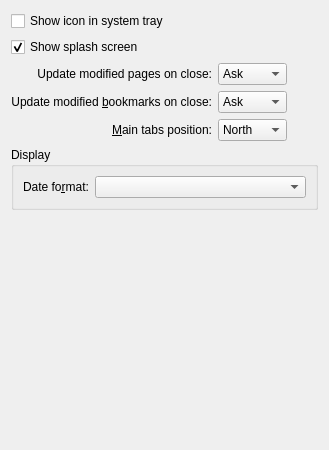
<?xml version="1.0" encoding="UTF-8"?>
<ui version="4.0">
 <author>
SPDX-FileCopyrightText: 2024 S. MANKOWSKI stephane@mankowski.fr
SPDX-FileCopyrightText: 2024 G. DE BURE support@mankowski.fr
SPDX-License-Identifier: GPL-3.0-or-later
 </author>      
 <class>skgmainpanel_pref</class>
 <widget class="QWidget" name="skgmainpanel_pref">
  <property name="geometry">
   <rect>
    <x>0</x>
    <y>0</y>
    <width>329</width>
    <height>450</height>
   </rect>
  </property>
  <property name="minimumSize">
   <size>
    <width>0</width>
    <height>450</height>
   </size>
  </property>
  <layout class="QVBoxLayout" name="verticalLayout">
   <item>
    <widget class="QCheckBox" name="kcfg_icon_in_system_tray">
     <property name="text">
      <string>Show icon in system tray</string>
     </property>
    </widget>
   </item>
   <item>
    <widget class="QCheckBox" name="kcfg_show_splash_screen">
     <property name="text">
      <string>Show splash screen</string>
     </property>
     <property name="checked">
      <bool>true</bool>
     </property>
    </widget>
   </item>
   <item>
    <layout class="QGridLayout" name="gridLayout">
     <item row="0" column="1">
      <widget class="KComboBox" name="kcfg_update_modified_contexts">
       <property name="sizeAdjustPolicy">
        <enum>QComboBox::AdjustToContents</enum>
       </property>
       <item>
        <property name="text">
         <string comment="Verb, ask something to the user">Ask</string>
        </property>
       </item>
       <item>
        <property name="text">
         <string>Always</string>
        </property>
       </item>
       <item>
        <property name="text">
         <string>Never</string>
        </property>
       </item>
      </widget>
     </item>
     <item row="2" column="1">
      <widget class="KComboBox" name="kcfg_main_tabs_position">
       <property name="sizeAdjustPolicy">
        <enum>QComboBox::AdjustToContents</enum>
       </property>
       <item>
        <property name="text">
         <string>North</string>
        </property>
       </item>
       <item>
        <property name="text">
         <string>South</string>
        </property>
       </item>
       <item>
        <property name="text">
         <string>West</string>
        </property>
       </item>
       <item>
        <property name="text">
         <string>East</string>
        </property>
       </item>
      </widget>
     </item>
     <item row="1" column="1">
      <widget class="KComboBox" name="kcfg_update_modified_bookmarks">
       <property name="sizeAdjustPolicy">
        <enum>QComboBox::AdjustToContents</enum>
       </property>
       <item>
        <property name="text">
         <string>Ask</string>
        </property>
       </item>
       <item>
        <property name="text">
         <string>Always</string>
        </property>
       </item>
       <item>
        <property name="text">
         <string>Never</string>
        </property>
       </item>
      </widget>
     </item>
     <item row="1" column="0">
      <widget class="QLabel" name="label">
       <property name="text">
        <string>Update modified &amp;bookmarks on close:</string>
       </property>
       <property name="alignment">
        <set>Qt::AlignRight|Qt::AlignTrailing|Qt::AlignVCenter</set>
       </property>
       <property name="buddy">
        <cstring>kcfg_update_modified_bookmarks</cstring>
       </property>
      </widget>
     </item>
     <item row="2" column="0">
      <widget class="QLabel" name="label_2">
       <property name="text">
        <string>&amp;Main tabs position:</string>
       </property>
       <property name="alignment">
        <set>Qt::AlignRight|Qt::AlignTrailing|Qt::AlignVCenter</set>
       </property>
       <property name="buddy">
        <cstring>kcfg_main_tabs_position</cstring>
       </property>
      </widget>
     </item>
     <item row="0" column="0">
      <widget class="QLabel" name="label_3">
       <property name="text">
        <string>Update modified pages on close:</string>
       </property>
       <property name="alignment">
        <set>Qt::AlignRight|Qt::AlignTrailing|Qt::AlignVCenter</set>
       </property>
       <property name="buddy">
        <cstring>kcfg_update_modified_contexts</cstring>
       </property>
      </widget>
     </item>
     <item row="0" column="2">
      <spacer name="horizontalSpacer">
       <property name="orientation">
        <enum>Qt::Horizontal</enum>
       </property>
       <property name="sizeHint" stdset="0">
        <size>
         <width>40</width>
         <height>20</height>
        </size>
       </property>
      </spacer>
     </item>
     <item row="1" column="2">
      <spacer name="horizontalSpacer_2">
       <property name="orientation">
        <enum>Qt::Horizontal</enum>
       </property>
       <property name="sizeHint" stdset="0">
        <size>
         <width>40</width>
         <height>20</height>
        </size>
       </property>
      </spacer>
     </item>
     <item row="2" column="2">
      <spacer name="horizontalSpacer_3">
       <property name="orientation">
        <enum>Qt::Horizontal</enum>
       </property>
       <property name="sizeHint" stdset="0">
        <size>
         <width>40</width>
         <height>20</height>
        </size>
       </property>
      </spacer>
     </item>
    </layout>
   </item>
   <item>
    <widget class="QGroupBox" name="groupBox">
     <property name="title">
      <string>Display</string>
     </property>
     <layout class="QFormLayout" name="formLayout">
      <item row="0" column="0">
       <widget class="QLabel" name="label_4">
        <property name="text">
         <string>Date fo&amp;rmat:</string>
        </property>
        <property name="buddy">
         <cstring>kcfg_date_format</cstring>
        </property>
       </widget>
      </item>
      <item row="0" column="1">
       <widget class="KComboBox" name="kcfg_date_format"/>
      </item>
     </layout>
    </widget>
   </item>
   <item>
    <spacer name="verticalSpacer">
     <property name="orientation">
      <enum>Qt::Vertical</enum>
     </property>
     <property name="sizeHint" stdset="0">
      <size>
       <width>0</width>
       <height>0</height>
      </size>
     </property>
    </spacer>
   </item>
  </layout>
 </widget>
 <customwidgets>
  <customwidget>
   <class>KComboBox</class>
   <extends>QComboBox</extends>
   <header>kcombobox.h</header>
  </customwidget>
 </customwidgets>
 <tabstops>
  <tabstop>kcfg_icon_in_system_tray</tabstop>
  <tabstop>kcfg_show_splash_screen</tabstop>
  <tabstop>kcfg_update_modified_contexts</tabstop>
  <tabstop>kcfg_update_modified_bookmarks</tabstop>
  <tabstop>kcfg_main_tabs_position</tabstop>
  <tabstop>kcfg_date_format</tabstop>
 </tabstops>
 <resources/>
 <connections/>
</ui>
